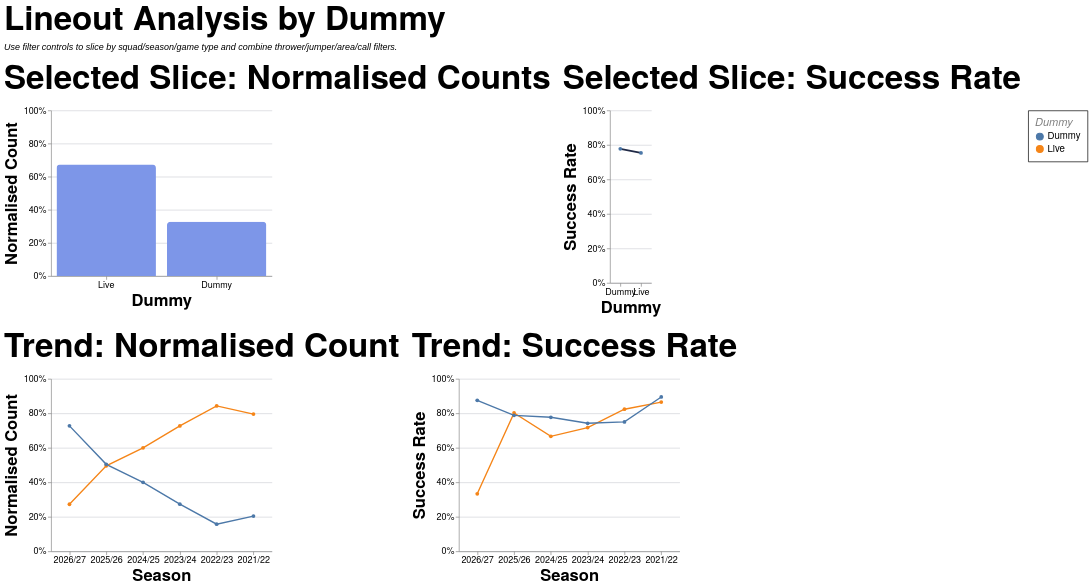

Here is the Vega-Lite specification saved for this chart:
### Vega-Lite specification from a JSON file in a GitHub repository (floating-point values rounded to 4 significant figures; data arrays with more than 128 entries replaced by an {"elided": "..."} marker saying what was removed)
{"config": {"axis": {"labelFont": "PT Sans Narrow, Helvetica Neue, Helvetica, Arial, sans-serif", "titleFont": "PT Sans Narrow, Helvetica Neue, Helvetica, Arial, sans-serif", "labelFontSize": 13, "titleFontSize": 24, "gridColor": "#202947", "gridOpacity": 0.2, "zindex": 1}, "text": {"font": "Lato, sans-serif"}, "bar": {"cornerRadiusEnd": 5}, "header": {"labelFont": "PT Sans Narrow, Helvetica Neue, Helvetica, Arial, sans-serif", "titleFont": "PT Sans Narrow, Helvetica Neue, Helvetica, Arial, sans-serif", "labelFontSize": 24, "titleFontSize": 28, "labelFontWeight": "bold", "orient": "left"}, "legend": {"labelFont": "PT Sans Narrow, Helvetica Neue, Helvetica, Arial, sans-serif", "titleFont": "PT Sans Narrow, Helvetica Neue, Helvetica, Arial, sans-serif", "labelFontSize": 14, "titleFontSize": 16, "titlePadding": 5, "fillColor": "white", "strokeColor": "black", "padding": 10, "titleFontWeight": "lighter", "titleFontStyle": "italic", "titleColor": "gray", "offset": 10}, "title": {"font": "PT Sans Narrow, Helvetica Neue, Helvetica, Arial, sans-serif", "fontSize": 48, "fontWeight": "bold", "anchor": "start", "align": "center", "titlePadding": 20, "subtitlePadding": 10, "subtitleFontSize": 13, "subtitleColor": "", "subtitleFontStyle": "italic", "offset": 15, "color": "black"}, "axisX": {"labelAngle": 0}, "facet": {"title": null, "header": null, "align": {"row": "each", "column": "each"}, "spacing": 10}, "resolve": {"scale": {"y": "independent", "facet": "independent"}}, "background": "transparent", "scale": {"offsetBandPaddingOuter": 0.2, "offsetBandPaddingInner": 0.1}, "view": {"stroke": null, "background": "transparent"}}, "vconcat": [{"hconcat": [{"mark": {"type": "bar", "color": "#7d96e8"}, "encoding": {"tooltip": [{"field": "dummy", "title": "Dummy", "type": "nominal"}, {"field": "attempts", "format": ",.0f", "title": "Lineouts", "type": "quantitative"}, {"field": "share", "format": ".1%", "title": "Normalised Count", "type": "quantitative"}], "x": {"field": "dummy", "sort": "-y", "title": "Dummy", "type": "nominal"}, "y": {"axis": {"format": "%"}, "field": "share", "scale": {"domain": [0, 1]}, "title": "Normalised Count", "type": "quantitative"}}, "height": 240, "title": "Selected Slice: Normalised Counts", "transform": [{"filter": "(loSquad == 'All' || datum.squad == loSquad) && (loGameType == 'All' || (loGameType == 'League + Cup' && (datum.game_type == 'League' || datum.game_type == 'Cup')) || (loGameType == 'League only' && datum.game_type == 'League') || datum.game_type == loGameType) && (loOpposition == 'All' || datum.opposition == loOpposition) && (loThrower == 'All' || datum.thrower == loThrower) && (loJumper == 'All' || datum.jumper == loJumper) && (loArea == 'All' || datum.area == loArea) && (loNumbers == 'All' || datum.numbers == loNumbers) && (loCall == 'All' || datum.call == loCall) && (loCallType == 'All' || datum.call_type == loCallType)"}, {"filter": "(loSeason == 'All' || datum.season == loSeason)"}, {"aggregate": [{"op": "count", "as": "attempts"}, {"op": "sum", "field": "won", "as": "won"}], "groupby": ["dummy"]}, {"joinaggregate": [{"op": "sum", "field": "attempts", "as": "total_attempts"}]}, {"calculate": "datum.attempts / datum.total_attempts", "as": "share"}, {"calculate": "datum.won / datum.attempts", "as": "success_rate"}], "width": 320}, {"mark": {"type": "line", "color": "#202946", "point": true, "strokeWidth": 2.5}, "encoding": {"tooltip": [{"field": "dummy", "title": "Dummy", "type": "nominal"}, {"field": "won", "format": ",.0f", "title": "Won", "type": "quantitative"}, {"field": "attempts", "format": ",.0f", "title": "Lineouts", "type": "quantitative"}, {"field": "success_rate", "format": ".1%", "title": "Success Rate", "type": "quantitative"}], "x": {"field": "dummy", "sort": "-y", "title": "Dummy", "type": "nominal"}, "y": {"axis": {"format": "%"}, "field": "success_rate", "scale": {"domain": [0, 1]}, "title": "Success Rate", "type": "quantitative"}}, "height": 250, "title": "Selected Slice: Success Rate", "transform": [{"filter": "(loSquad == 'All' || datum.squad == loSquad) && (loGameType == 'All' || (loGameType == 'League + Cup' && (datum.game_type == 'League' || datum.game_type == 'Cup')) || (loGameType == 'League only' && datum.game_type == 'League') || datum.game_type == loGameType) && (loOpposition == 'All' || datum.opposition == loOpposition) && (loThrower == 'All' || datum.thrower == loThrower) && (loJumper == 'All' || datum.jumper == loJumper) && (loArea == 'All' || datum.area == loArea) && (loNumbers == 'All' || datum.numbers == loNumbers) && (loCall == 'All' || datum.call == loCall) && (loCallType == 'All' || datum.call_type == loCallType)"}, {"filter": "(loSeason == 'All' || datum.season == loSeason)"}, {"aggregate": [{"op": "count", "as": "attempts"}, {"op": "sum", "field": "won", "as": "won"}], "groupby": ["dummy"]}, {"joinaggregate": [{"op": "sum", "field": "attempts", "as": "total_attempts"}]}, {"calculate": "datum.attempts / datum.total_attempts", "as": "share"}, {"calculate": "datum.won / datum.attempts", "as": "success_rate"}], "width": {"step": 30}}], "spacing": 16}, {"hconcat": [{"mark": {"type": "line", "point": true, "strokeWidth": 2}, "encoding": {"color": {"field": "dummy", "title": "Dummy", "type": "nominal"}, "tooltip": [{"field": "season", "title": "Season", "type": "nominal"}, {"field": "dummy", "title": "Dummy", "type": "nominal"}, {"field": "attempts", "format": ",.0f", "title": "Lineouts", "type": "quantitative"}, {"field": "norm_count", "format": ".1%", "title": "Normalised Count", "type": "quantitative"}], "x": {"field": "season", "sort": "-x", "title": "Season", "type": "nominal"}, "y": {"axis": {"format": "%"}, "field": "norm_count", "scale": {"domain": [0, 1]}, "title": "Normalised Count", "type": "quantitative"}}, "height": 250, "title": "Trend: Normalised Count", "transform": [{"filter": "(loSquad == 'All' || datum.squad == loSquad) && (loGameType == 'All' || (loGameType == 'League + Cup' && (datum.game_type == 'League' || datum.game_type == 'Cup')) || (loGameType == 'League only' && datum.game_type == 'League') || datum.game_type == loGameType) && (loOpposition == 'All' || datum.opposition == loOpposition) && (loThrower == 'All' || datum.thrower == loThrower) && (loJumper == 'All' || datum.jumper == loJumper) && (loArea == 'All' || datum.area == loArea) && (loNumbers == 'All' || datum.numbers == loNumbers) && (loCall == 'All' || datum.call == loCall) && (loCallType == 'All' || datum.call_type == loCallType)"}, {"aggregate": [{"op": "count", "as": "attempts"}, {"op": "sum", "field": "won", "as": "won"}], "groupby": ["season", "dummy"]}, {"joinaggregate": [{"op": "sum", "field": "attempts", "as": "season_attempts"}], "groupby": ["season"]}, {"calculate": "datum.attempts / datum.season_attempts", "as": "norm_count"}, {"calculate": "datum.won / datum.attempts", "as": "success_rate"}], "width": 320}, {"mark": {"type": "line", "point": true, "strokeWidth": 2}, "encoding": {"color": {"field": "dummy", "title": "Dummy", "type": "nominal"}, "tooltip": [{"field": "season", "title": "Season", "type": "nominal"}, {"field": "dummy", "title": "Dummy", "type": "nominal"}, {"field": "won", "format": ",.0f", "title": "Won", "type": "quantitative"}, {"field": "attempts", "format": ",.0f", "title": "Lineouts", "type": "quantitative"}, {"field": "success_rate", "format": ".1%", "title": "Success Rate", "type": "quantitative"}], "x": {"field": "season", "sort": "-x", "title": "Season", "type": "nominal"}, "y": {"axis": {"format": "%"}, "field": "success_rate", "scale": {"domain": [0, 1]}, "title": "Success Rate", "type": "quantitative"}}, "height": 250, "title": "Trend: Success Rate", "transform": [{"filter": "(loSquad == 'All' || datum.squad == loSquad) && (loGameType == 'All' || (loGameType == 'League + Cup' && (datum.game_type == 'League' || datum.game_type == 'Cup')) || (loGameType == 'League only' && datum.game_type == 'League') || datum.game_type == loGameType) && (loOpposition == 'All' || datum.opposition == loOpposition) && (loThrower == 'All' || datum.thrower == loThrower) && (loJumper == 'All' || datum.jumper == loJumper) && (loArea == 'All' || datum.area == loArea) && (loNumbers == 'All' || datum.numbers == loNumbers) && (loCall == 'All' || datum.call == loCall) && (loCallType == 'All' || datum.call_type == loCallType)"}, {"aggregate": [{"op": "count", "as": "attempts"}, {"op": "sum", "field": "won", "as": "won"}], "groupby": ["season", "dummy"]}, {"joinaggregate": [{"op": "sum", "field": "attempts", "as": "season_attempts"}], "groupby": ["season"]}, {"calculate": "datum.attempts / datum.season_attempts", "as": "norm_count"}, {"calculate": "datum.won / datum.attempts", "as": "success_rate"}], "width": 320}], "spacing": 16}], "data": {"name": "data-7e94a44382527f749b9a901a7b5a6fa0"}, "params": [{"name": "loSquad", "value": "All"}, {"name": "loSeason", "value": "All"}, {"name": "loGameType", "value": "All"}, {"name": "loOpposition", "value": "All"}, {"name": "loThrower", "value": "All"}, {"name": "loJumper", "value": "All"}, {"name": "loArea", "value": "All"}, {"name": "loNumbers", "value": "All"}, {"name": "loCall", "value": "All"}, {"name": "loCallType", "value": "All"}], "spacing": 22, "title": {"text": "Lineout Analysis by Dummy", "subtitle": "Use filter controls to slice by squad/season/game type and combine thrower/jumper/area/call filters."}, "$schema": "https://vega.github.io/schema/vega-lite/v5.20.1.json", "datasets": {"data-7e94a44382527f749b9a901a7b5a6fa0": {"elided": "1247 records"}}}
